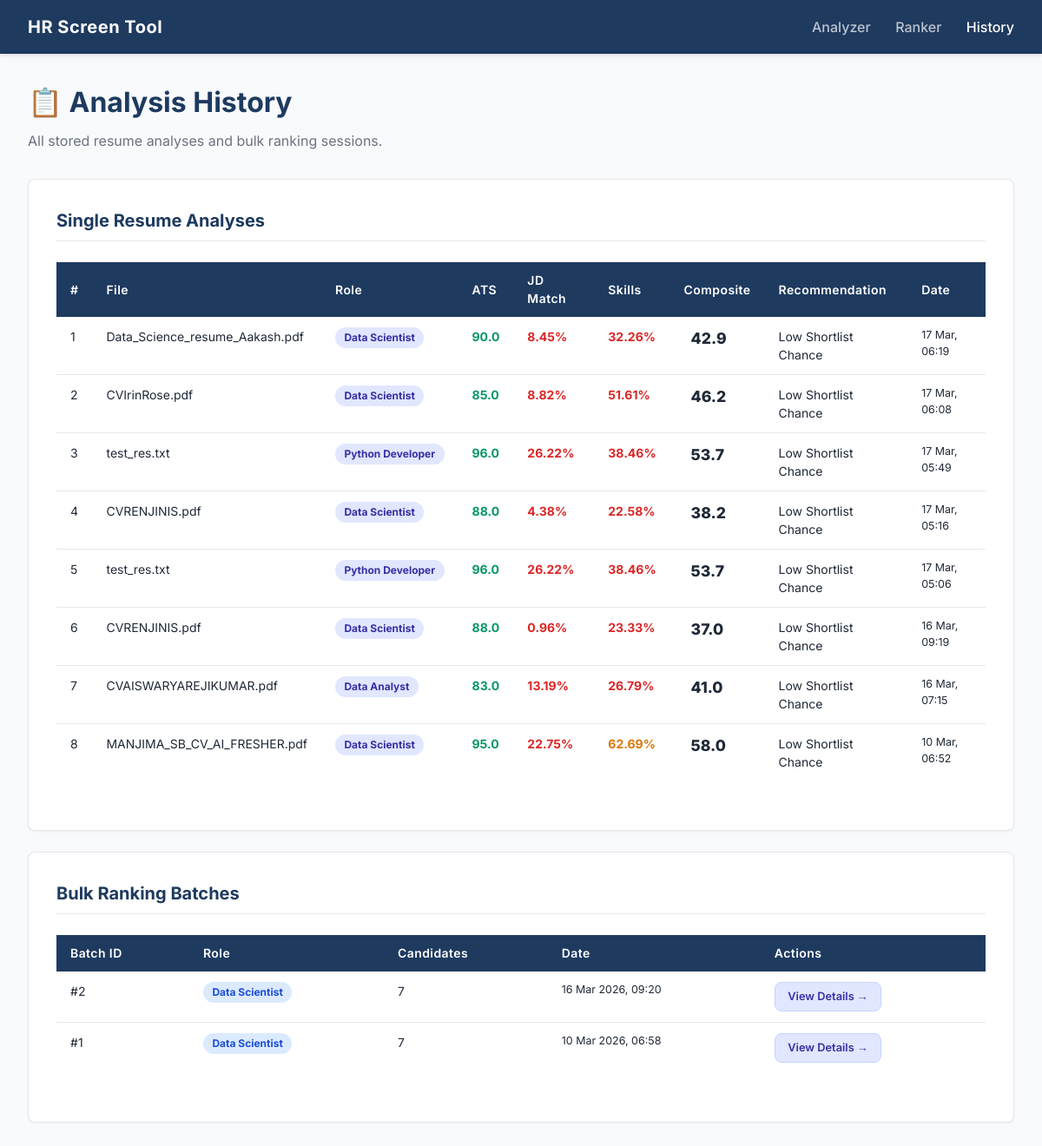
Before: /history with the older database file.
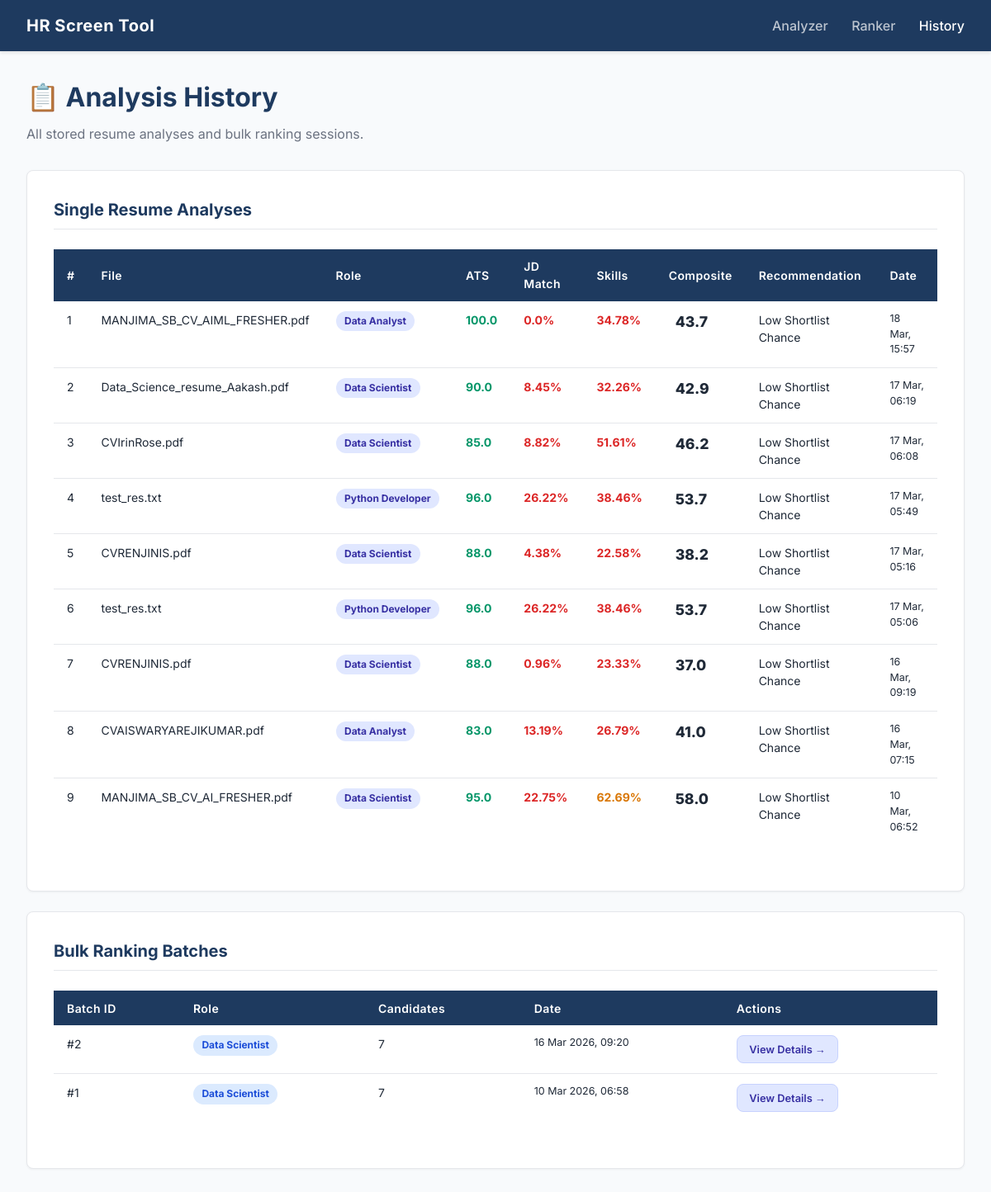
After: the same page with the newer database file.
### models.py (models this page shows, shortened)
class AnalysisResult(db.Model):
    __tablename__ = 'analysis_results'
    id               = db.Column(db.Integer, primary_key=True)
    filename         = db.Column(db.String(255), nullable=False)
    target_role      = db.Column(db.String(100), nullable=False)
    job_description  = db.Column(db.Text, nullable=False)
    ats_score        = db.Column(db.Float, nullable=False)
    jd_match         = db.Column(db.Float, nullable=False)
    skill_match      = db.Column(db.Float, nullable=False)
    composite_score  = db.Column(db.Float, nullable=False)
    recommendation   = db.Column(db.String(100), nullable=False)
    weakest_metric   = db.Column(db.String(50))
    missing_skills   = db.Column(db.Text)      # stored as JSON list
    missing_keywords = db.Column(db.Text)      # stored as JSON list
    created_at       = db.Column(db.DateTime(timezone=True),
                                 default=lambda: datetime.now(timezone.utc))

class RankingBatch(db.Model):
    __tablename__ = 'ranking_batches'
    id              = db.Column(db.Integer, primary_key=True)
    target_role     = db.Column(db.String(100), nullable=False)
    job_description = db.Column(db.Text, nullable=False)
    created_at      = db.Column(db.DateTime(timezone=True),
                                default=lambda: datetime.now(timezone.utc))
    results         = db.relationship('RankingResult', backref='batch',
                                      cascade='all, delete-orphan',
                                      lazy=True, order_by='RankingResult.rank')

### app.py (the view)
@app.route('/history')
def history():
    analyses = AnalysisResult.query.order_by(AnalysisResult.created_at.desc()).limit(50).all()
    batches  = RankingBatch.query.order_by(RankingBatch.created_at.desc()).limit(20).all()
    return render_template('history.html', analyses=analyses, batches=batches)

### templates/history.html (shortened to what this page needs)
{% extends 'base.html' %}
{% block content %}
<div class="page-header">
    <h1>📋 Analysis History</h1>
    <p>All stored resume analyses and bulk ranking sessions.</p>
</div>
<div class="card">
    <h2>Single Resume Analyses</h2>
    {% if analyses %}
    <div class="metrics-table-wrap">
        <table class="metrics-table">
            <thead>
                <tr>
                    <th>#</th>
                    <th>File</th>
                    <th>Role</th>
                    <th>ATS</th>
                    <th>JD Match</th>
                    <th>Skills</th>
                    <th>Composite</th>
                    <th>Recommendation</th>
                    <th>Date</th>
                </tr>
            </thead>
            <tbody>
                {% for a in analyses %}
                <tr>
                    <td>{{ loop.index }}</td>
                    <td>{{ a.filename }}</td>
                    <td><span class="metric-label ats-label">{{ a.target_role }}</span></td>
                    <td><span class="cell-num {% if a.ats_score >= 75 %}green{% elif a.ats_score >= 60 %}amber{% else %}red{% endif %}">{{ a.ats_score }}</span></td>
                    <td><span class="cell-num {% if a.jd_match >= 75 %}green{% elif a.jd_match >= 60 %}amber{% else %}red{% endif %}">{{ a.jd_match }}%</span></td>
                    <td><span class="cell-num {% if a.skill_match >= 70 %}green{% elif a.skill_match >= 55 %}amber{% else %}red{% endif %}">{{ a.skill_match }}%</span></td>
                    <td>
                        <span class="composite-score {% if a.composite_score >= 75 %}strong{% elif a.composite_score >= 65 %}moderate{% else %}weak{% endif %}">
                            {{ a.composite_score }}
                        </span>
                    </td>
                    <td>{{ a.recommendation }}</td>
                    <td class="text-muted">{{ a.created_at.strftime('%d %b, %H:%M') }}</td>
                </tr>
                {% endfor %}
            </tbody>
        </table>
    </div>
    {% else %}
        <div class="empty-state"><p>No analyses yet. Upload a resume on the Analyzer page.</p></div>
    {% endif %}
</div>
<div class="card" style="margin-top:1.5rem">
    <h2>Bulk Ranking Batches</h2>
    {% if batches %}
    <div class="metrics-table-wrap">
        <table class="metrics-table">
            <thead>
                <tr>
                    <th>Batch ID</th>
                    <th>Role</th>
                    <th>Candidates</th>
                    <th>Date</th>
                    <th>Actions</th>
                </tr>
            </thead>
            <tbody>
                {% for b in batches %}
                <tr>
                    <td>#{{ b.id }}</td>
                    <td><span class="metric-label jd-label">{{ b.target_role }}</span></td>
                    <td>{{ b.results | length }}</td>
                    <td class="text-muted">{{ b.created_at.strftime('%d %b %Y, %H:%M') }}</td>
                    <td>
                        <a href="{{ url_for('history_batch', batch_id=b.id) }}" class="btn-export">View Details →</a>
                    </td>
                </tr>
                {% endfor %}
            </tbody>
        </table>
    </div>
    {% else %}
        <div class="empty-state"><p>No bulk rankings yet. Use the Ranker page to rank multiple resumes.</p></div>
    {% endif %}
</div>
{% endblock %}

### templates/base.html (shortened to what this page needs)
<!DOCTYPE html>
<html lang="en">
<head>
    <link rel="stylesheet" href="{{ url_for('static', filename='css/style.css') }}">
</head>
<body>
    <nav class="navbar">
        <div class="nav-brand">HR Screen Tool</div>
        <div class="nav-links">
            <a href="/" class="{{ 'active' if request.endpoint == 'analyzer' else '' }}">Analyzer</a>
            <a href="/ranker" class="{{ 'active' if request.endpoint == 'ranker' else '' }}">Ranker</a>
            <a href="/history" class="{{ 'active' if request.endpoint == 'history' or request.endpoint == 'history_batch' else '' }}">History</a>
        </div>
    </nav>
    <main class="container">
        {% block content %}{% endblock %}
    </main>
</body>
</html>

### static/css/style.css (style rules this page uses)
:root { --navy-blue: #1E3A5F; --soft-white: #F8FAFC; --light-gray: #E5E7EB; --accent-blue: #3B82F6; --text-dark: #1F2937; --text-muted: #6B7280; --success: #10B981; --warning: #F59E0B; --border-radius: 8px; --transition: 0.2s ease; }
* { box-sizing: border-box; margin: 0; padding: 0; }
body { font-family: 'Inter', 'Segoe UI', sans-serif; background-color: var(--soft-white); color: var(--text-dark); line-height: 1.5; }
.navbar { background-color: var(--navy-blue); color: white; padding: 1rem 2rem; display: flex; justify-content: space-between; align-items: center; box-shadow: 0 2px 4px rgba(0,0,0,0.1); }
.nav-brand { font-weight: 700; font-size: 1.25rem; letter-spacing: 0.5px; }
.nav-links a { color: rgba(255,255,255,0.7); text-decoration: none; margin-left: 1.5rem; font-weight: 500; transition: var(--transition); }
.nav-links a:hover, .nav-links a.active { color: white; }
.container { max-width: 1200px; margin: 0 auto; padding: 2rem; }
.page-header { margin-bottom: 2rem; }
.page-header h1 { color: var(--navy-blue); font-size: 2rem; margin-bottom: 0.5rem; }
.page-header p { color: var(--text-muted); }
.card { background: white; border: 1px solid var(--light-gray); border-radius: var(--border-radius); padding: 2rem; box-shadow: 0 1px 3px rgba(0,0,0,0.05); }
.card h2 { font-size: 1.25rem; color: var(--navy-blue); margin-bottom: 1.5rem; border-bottom: 1px solid var(--light-gray); padding-bottom: 0.5rem; }
.cell-num { font-weight: 700; font-size: 0.875rem; }
.cell-num.green { color: #059669; }
.cell-num.amber { color: #d97706; }
.cell-num.red { color: #dc2626; }
.composite-score { font-weight: 800; font-size: 1.1rem; padding: 0.2rem 0.5rem; border-radius: 6px; }
.btn-export { display: inline-block; padding: 0.4rem 0.9rem; background: #e0e7ff; color: #3730a3; border-radius: var(--border-radius); font-size: 0.8rem; font-weight: 600; text-decoration: none; transition: var(--transition); border: 1px solid #c7d2fe; }
.metrics-table-wrap { margin-top: 1.5rem; margin-bottom: 1.5rem; }
.metrics-table { width: 100%; border-collapse: collapse; font-size: 0.875rem; }
.metrics-table thead tr { background: var(--navy-blue); color: white; }
.metrics-table thead th { padding: 0.65rem 1rem; text-align: left; font-weight: 600; letter-spacing: 0.03em; }
.metrics-table tbody tr { border-bottom: 1px solid var(--light-gray); transition: background var(--transition); }
.metrics-table tbody tr:last-child { border-bottom: none; }
.metrics-table td { padding: 0.75rem 1rem; vertical-align: top; color: var(--text-dark); }
.metric-label { display: inline-block; padding: 0.2rem 0.65rem; border-radius: 9999px; font-size: 0.75rem; font-weight: 700; white-space: nowrap; }
.jd-label { background: #dbeafe; color: #1d4ed8; }
.ats-label { background: #e0e7ff; color: #3730a3; }
.text-muted { color: var(--text-muted); font-size: 0.78rem; }

Changed rows visible on the page:
added AnalysisResult: filename "MANJIMA_SB_CV_AIML_FRESHER.pdf", target_role "Data Analyst", ats_score "100.0", jd_match "0.0", skill_match "34.78", composite_score "43.7", recommendation "Low Shortlist Chance", created_at "18 Mar, 15:57"
